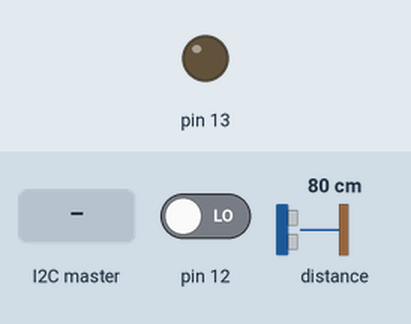
Recording of a sketch running on a simulated Arduino Uno, built with avr-gcc and run on an emulated ATmega328P. Parts: output pins drawn as LEDs (lit = HIGH). The inputs (shaded band) are chosen by the test bench; at power-on: pin 12 LOW, distance to the obstacle 80 cm.

Above: at 1.2 s.
1.3 s: the I2C master sends the byte 1
At 1.7 s:
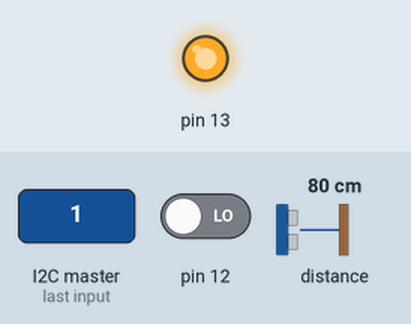
2.8 s: the I2C master sends the byte 0
At 3.8 s:
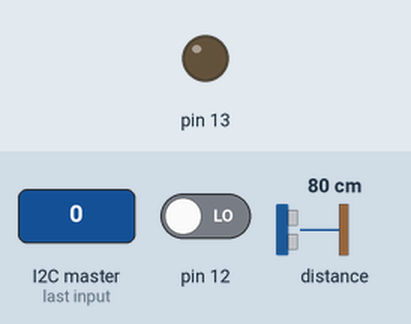
4.3 s: the I2C master sends the byte 2
At 5.2 s:
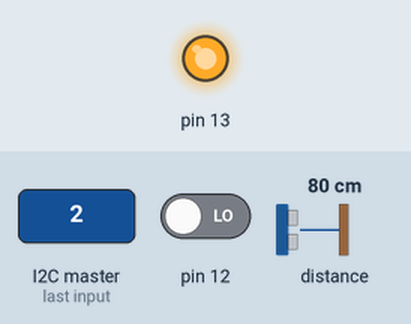
Timing chart, 0 to 7.3 s (numbered marks = the images above; inputs shaded):
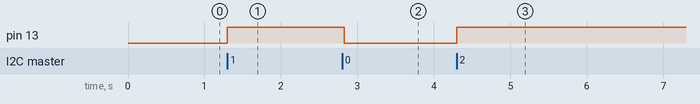

Measured:
- after the input at 1.3 s, pin 13: LOW → HIGH at once
- after the input at 2.8 s, pin 13: HIGH → LOW at once
- after the input at 4.3 s, pin 13: LOW → HIGH at once

The sketch:

LOTP_Lidar.ino
```cpp
#include <VL53L0X.h>
#include <Wire.h>

double pastTime = 0;
bool R;
float Map[200];
float Sides[8];
float Force[4];
int req = 0;
double lastReq = 0;
int d = 0;
bool turn = 0;

union {
   byte array[4];
   float bigNum;
} xPackage;

union {
   byte array[4];
   float bigNum;
} xnPackage;

union {
   byte array[4];
   float bigNum;
} yPackage;

union {
   byte array[4];
   float bigNum;
} ynPackage;

int Adress = 9;

VL53L0X sensor;

void setup() {
  //Serial.begin(9600);
  Wire.begin(Adress);

  sensor.init();

  pinMode(13, OUTPUT);
  pinMode(12, INPUT);
  Wire.onReceive(receiveEvent);
  Wire.onRequest(requestEvent);

  sensor.startContinuous();
}

void loop() {
  R = digitalRead(12);
  digitalWrite(13, turn);

  if(millis() - lastReq > 200){
    req = 0;
  }

  if(turn){
    Map[d] = sensor.readRangeContinuousMillimeters();
    d++;

    if((R and millis() - pastTime > 500) or d == 200){
      //Serial.println(d);
      pastTime = millis();

      for(int i = 0; i < 8; i++){
        for(int p = 0; p < d/8; p++){
          Sides[i] += Map[p + (d/8) * i];
        }
        Sides[i] /= d/8;
        //Serial.print(Sides[i]);
        //Serial.print(" ");
      }
      //Serial.println("");

      for(int i = 0; i < 4; i++){
        Force[i] = 0;
      }

      Force[2] += Sides[3];
      Force[2] += Sides[4];
      Force[3] += Sides[0];
      Force[3] += Sides[7];

      Force[0] += Sides[5];
      Force[0] += Sides[6];
      Force[1] += Sides[1];
      Force[1] += Sides[2];

      for(int i = 0; i < 4; i++){
        Force[i] = Force[i] / 2;
      }

      //Serial.print(Force[0]);
      //Serial.print(" ");
      //Serial.print(Force[1]);
      //Serial.println(" ");

      xPackage.bigNum = Force[0];
      xnPackage.bigNum = Force[1];
      yPackage.bigNum = Force[2];
      ynPackage.bigNum = Force[3];

      d = 0;

    }
  }

}

void receiveEvent() {
  while(Wire.available()) {
    turn = Wire.read();
  }
}

void requestEvent() {
  lastReq = millis();
  if(req == 0){
    for(int i = 0; i < 4; i++){
      Wire.write(xPackage.array[i]);
    }
    req = 1;
  }
  else if(req == 1){
    for(int i = 0; i < 4; i++){
      Wire.write(yPackage.array[i]);
    }
    req = 2;
  }
  else if(req == 2){
    for(int i = 0; i < 4; i++){
      Wire.write(xnPackage.array[i]);
    }
    req = 3;
  }
  else if(req == 3){
    for(int i = 0; i < 4; i++){
      Wire.write(ynPackage.array[i]);
    }
    req = 0;
  }
}
```
